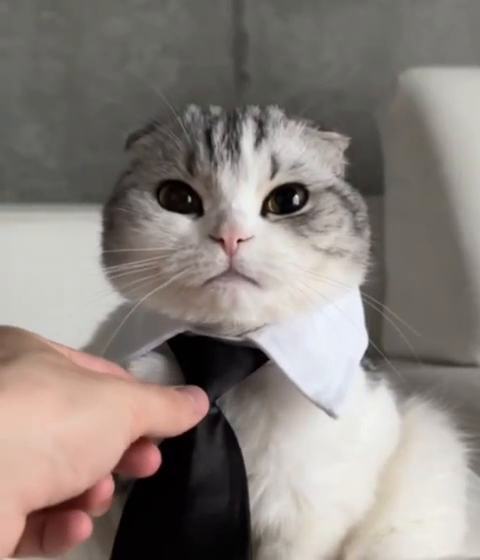
#> input picture frame 20 of Lab1/kotik.MP4, 480 x 560 px, given in place of LR5_main_video.mov, which was not available
$ python MotionDetection.py
#> lines starting #> are read from the running program, lines starting #| are printed output that depends on the picture; after the words box and inside, x2 and y2 are one past the last pixel; in counts of white or black regions, pixels touching at a corner belong together; pictures that were not available may be replaced by others from this repository, and a replacement may not be noted
import cv2
import numpy as np

def GaussBlur(frame, k_size, deviation):
    img = cv2.cvtColor(frame, cv2.COLOR_BGR2GRAY)
    return cv2.GaussianBlur(img, (k_size, k_size), deviation)

def motion_detection(kernel_size=5,
                     deviation=5,
                     delta_tresh=25,
                     min_contour_area=500,
                     output_file='motion_detected.mp4',
                     input_file="./LR5/LR5_main_video.mov"):
    # Захват видео
#> called with kernel_size = 3, deviation = 50, delta_tresh = 60, min_contour_area = 10, output_file = 'motion_detected.mp4', input_file = './LR5/LR5_main_video.mov'
    cap = cv2.VideoCapture(input_file)
    if not cap.isOpened():
        print("Не удалось открыть входной файл.")
        return

    # Подготовка видеофайла для записи
    fourcc = cv2.VideoWriter_fourcc(*'mp4v')  # Кодек для записи
    fps = cap.get(cv2.CAP_PROP_FPS)
    frame_width = int(cap.get(cv2.CAP_PROP_FRAME_WIDTH))
    frame_height = int(cap.get(cv2.CAP_PROP_FRAME_HEIGHT))
    out = cv2.VideoWriter(output_file, fourcc, fps, (frame_width, frame_height), isColor=True)

    # Чтение первого кадра
    ret, frame = cap.read()
#> frame is the input picture: shape (560, 480, 3); mean B, G, R 125.2, 130.3, 138.9
    if not ret:
        print("Не удалось прочитать первый кадр.")
        return

    old_frame = GaussBlur(frame, kernel_size, deviation)
#> in GaussBlur, `img = cv2.cvtColor(frame, cv2.COLOR_BGR2GRAY)`:
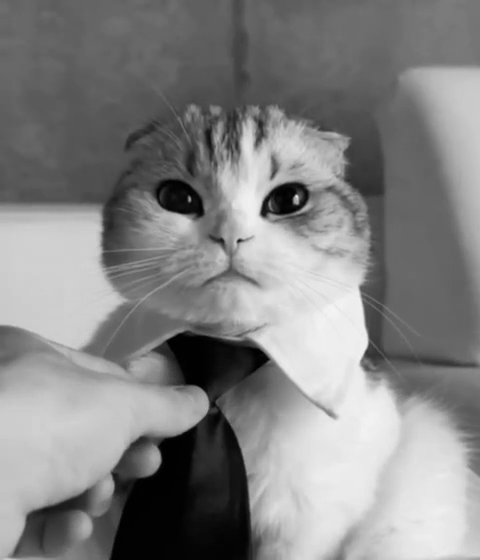
#> img: shape (560, 480); min 0, max 244, mean 132.3

    while True:
        ret, frame = cap.read()  # Чтение следующего кадра
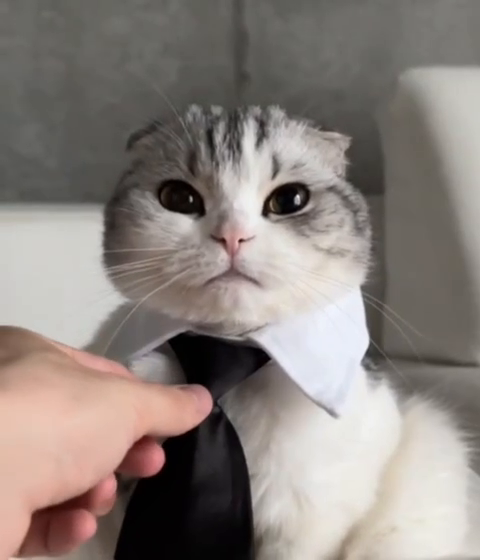
#> input picture frame 21 of Lab1/kotik.MP4, 480 x 560 px, given in place of LR5_main_video.mov, which was not available
#> frame is the input picture: shape (560, 480, 3); mean B, G, R 125.5, 130.5, 139.4
        if not ret:  # Проверка успешности чтения
            break

        new_frame = GaussBlur(frame, kernel_size, deviation)
#> call 2 of GaussBlur, with k_size = 3, deviation = 50
#> in GaussBlur (call 2), `img = cv2.cvtColor(frame, cv2.COLOR_BGR2GRAY)`:
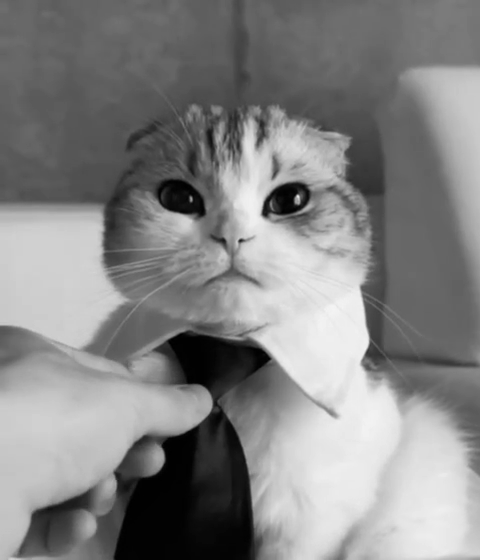
#> img: shape (560, 480); min 0, max 244, mean 132.6

        # Вычисление разницы между кадрами
        frame_diff = cv2.absdiff(old_frame, new_frame)
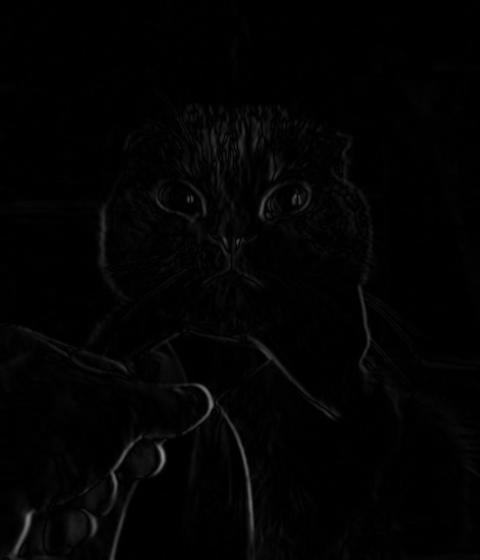
#> frame_diff: shape (560, 480); min 0, max 138, mean 2.8

        # Применение порогового преобразования
        _, thresh = cv2.threshold(frame_diff, delta_tresh, 255, cv2.THRESH_BINARY)
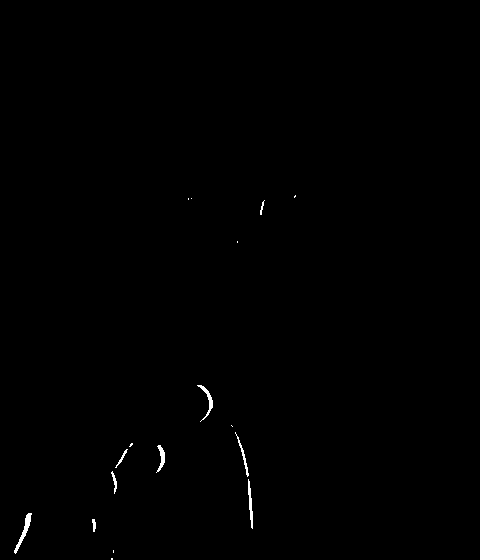
#> thresh: shape (560, 480); 0.31% white; 17 white regions (8 under 20 px)

        # Нахождение контуров
        contours, _ = cv2.findContours(thresh, cv2.RETR_EXTERNAL, cv2.CHAIN_APPROX_SIMPLE)
#> contours = 17 contours, 9 with area under 20; largest, box (x1, y1, x2, y2) and area: (14, 513, 32, 554) 134, (197, 385, 213, 422) 88, (156, 445, 165, 473) 78, (248, 479, 253, 529) 75, (235, 432, 249, 477) 51, (111, 471, 117, 494) 31, (115, 449, 128, 468) 26, (92, 519, 96, 532) 22

        motion_detected = False
        for contour in contours:
            if cv2.contourArea(contour) > min_contour_area:
                motion_detected = True
                break
#> this loop made 3 passes
#> contour on passes 1 to 2: [[111, 558], [111, 559], [112, 559], [112, 558]], [[113, 550], [113, 552]]

        # Если движение обнаружено, записываем обработанный кадр в выходной файл
        if motion_detected:
            out.write(frame)  # Записываем чёрно-белый кадр

        # # Отображение текущего кадра
        # cv2.namedWindow('Video', cv2.WINDOW_NORMAL)
        # cv2.resizeWindow('Video', 640, 480)  # изменение размера окна
        # cv2.imshow('Video', frame)

        if cv2.waitKey(1) & 0xFF == ord('q'):
#> (key q is pressed here)
            break

        old_frame = new_frame

    # Освобождение ресурсов
    cap.release()
    out.release()
    cv2.destroyAllWindows()


# [19 lines of commented-out code are left out]
kernel_size = 3
standard_deviation = 50
delta_tresh = 60
min_area = 10
motion_detection(kernel_size, standard_deviation, delta_tresh, min_area)

$ run again, starting later in the video
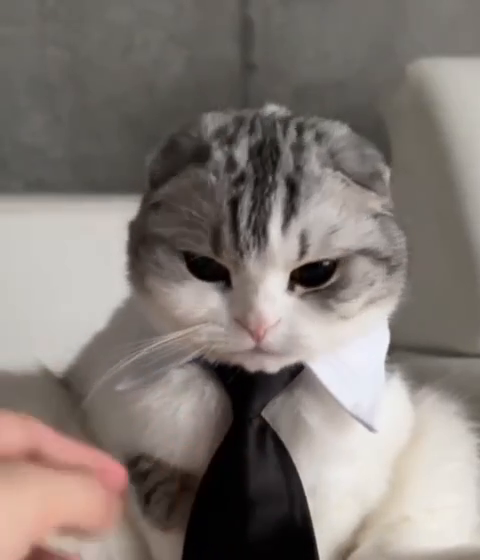
#> input picture frame 90 of Lab1/kotik.MP4, 480 x 560 px, given in place of LR5_main_video.mov, which was not available
#> in motion_detection, frame is the input picture: shape (560, 480, 3); mean B, G, R 116.9, 122.2, 130.9
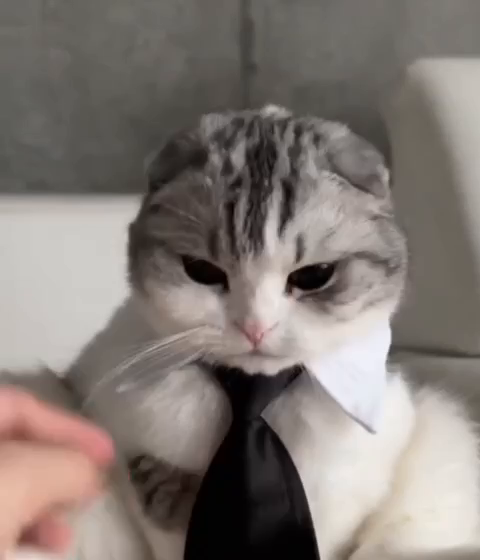
#> input picture frame 91 of Lab1/kotik.MP4, 480 x 560 px, given in place of LR5_main_video.mov, which was not available
#> in motion_detection, frame is the input picture: shape (560, 480, 3); mean B, G, R 117, 122.2, 131
#> in motion_detection, `_, thresh = cv2.threshold(frame_diff, delta_tresh, 255, cv2.THRESH_BIN..`:
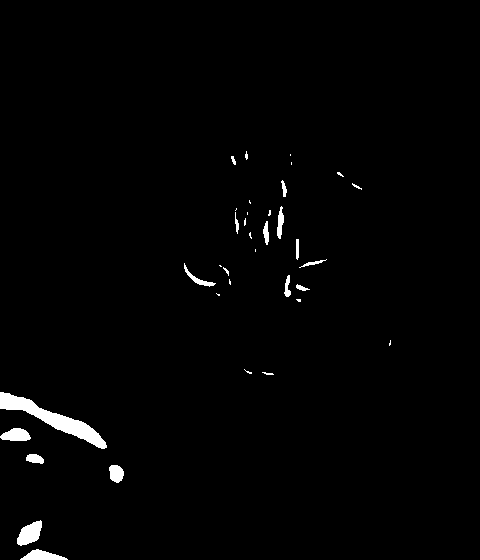
#> thresh: shape (560, 480); 1.5% white; 36 white regions (17 under 20 px)
#> contours = 36 contours, 21 with area under 20; largest, box (x1, y1, x2, y2) and area: (0, 392, 107, 449) 1437, (17, 520, 42, 546) 372, (0, 428, 31, 441) 264, (20, 549, 68, 560) 259, (109, 465, 124, 483) 185
#> the loop in motion_detection, `for contour in contours:` made 1 pass

$ run again, starting later in the video
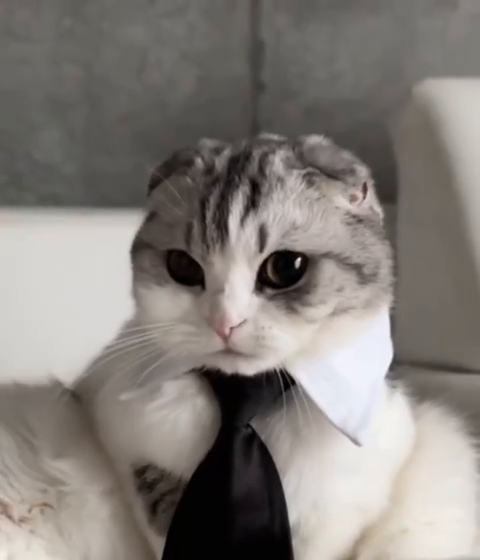
#> input picture frame 160 of Lab1/kotik.MP4, 480 x 560 px, given in place of LR5_main_video.mov, which was not available
#> in motion_detection, frame is the input picture: shape (560, 480, 3); mean B, G, R 122.7, 127.3, 132.7
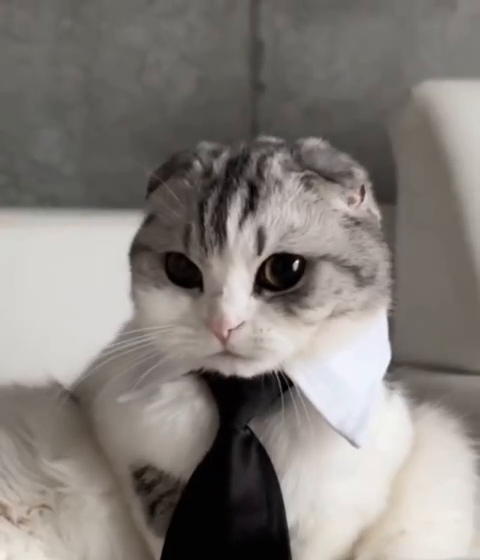
#> input picture frame 161 of Lab1/kotik.MP4, 480 x 560 px, given in place of LR5_main_video.mov, which was not available
#> in motion_detection, frame is the input picture: shape (560, 480, 3); mean B, G, R 122.5, 127.2, 132.6
#> in motion_detection, `_, thresh = cv2.threshold(frame_diff, delta_tresh, 255, cv2.THRESH_BIN..`:
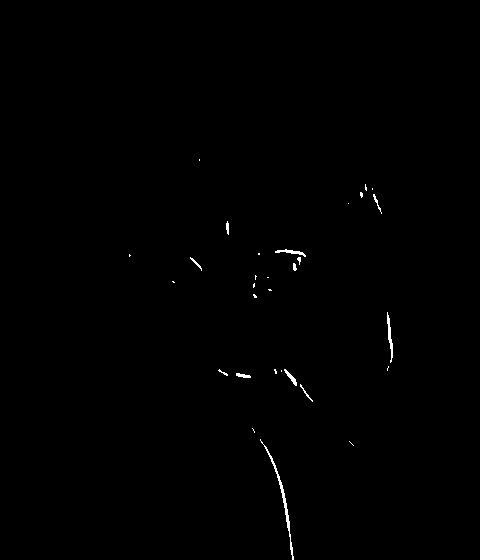
#> thresh: shape (560, 480); 0.34% white in thin lines or dots, all inside (x1, y1, x2, y2) = (129, 159, 393, 560)
#> contours = 30 contours, 25 with area under 20; largest, box (x1, y1, x2, y2) and area: (260, 439, 294, 560) 164, (387, 312, 393, 363) 74, (275, 249, 306, 257) 57, (284, 369, 297, 386) 49, (236, 373, 251, 378) 32
#> the loop in motion_detection, `for contour in contours:` made 2 passes
